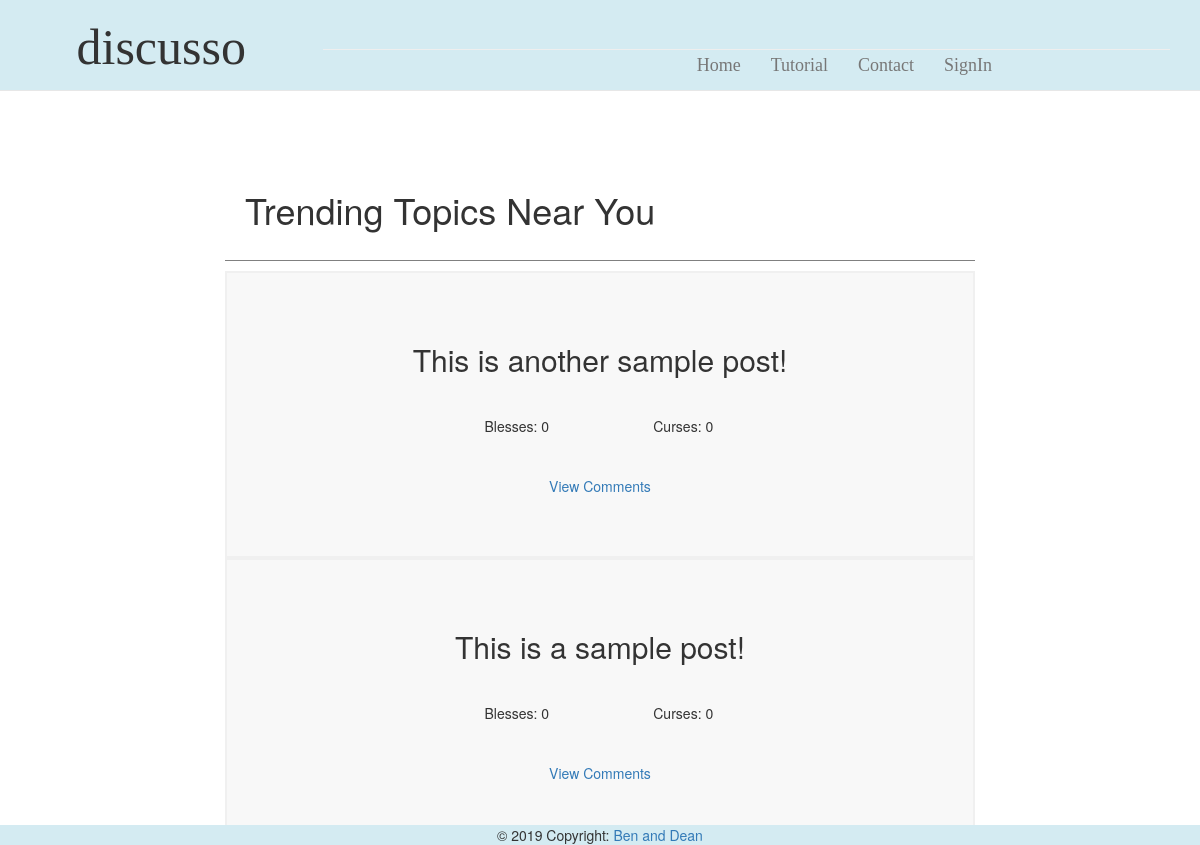
Page /homepage on the earlier database version.
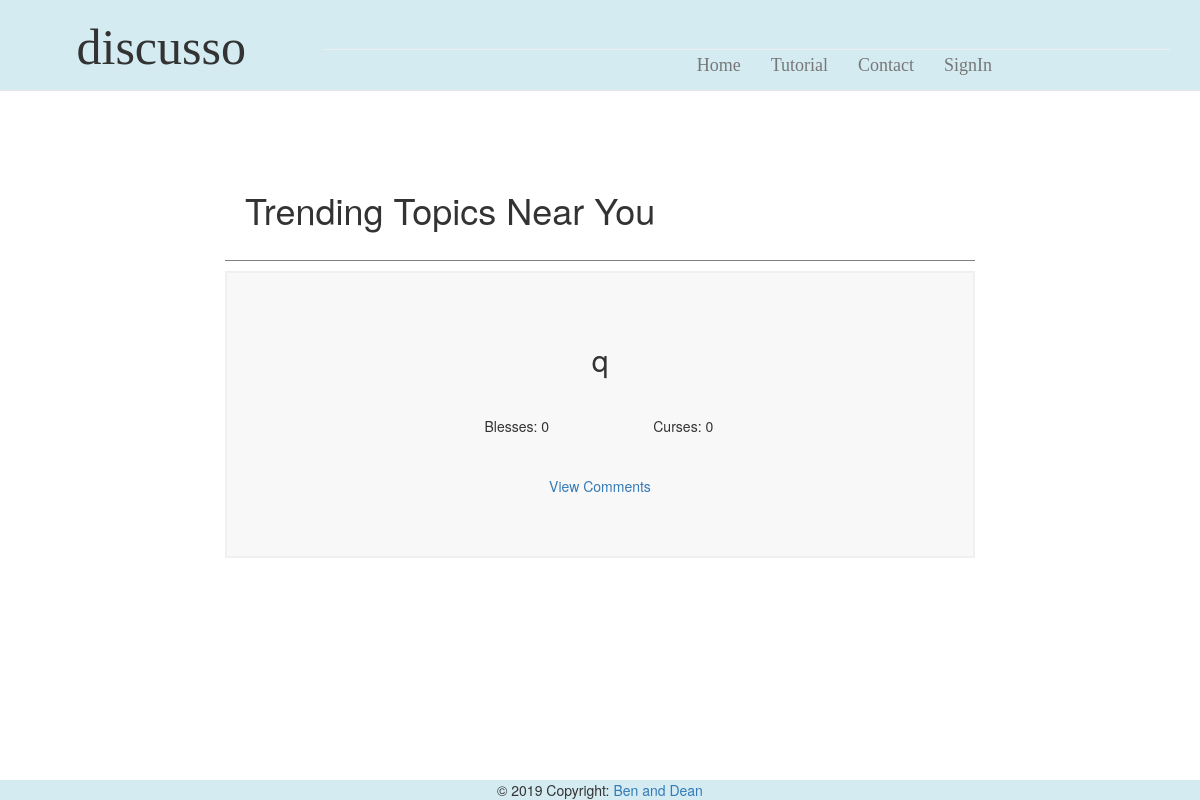
Same page on the later database version.
### app/models.py (models this page shows, shortened)
class Post(db.Model):
    id = db.Column(db.Integer, primary_key=True)
    title = db.Column(db.String(64))
    desc = db.Column(db.String(248))
    blesses = db.Column(db.Integer, default=0)
    curses = db.Column(db.Integer, default=0)
    timestamp = db.Column(db.DateTime, index=True, default=datetime.utcnow)
    user_id = db.Column(db.Integer, db.ForeignKey('user.id'))
    p_replies = db.relationship('Reply', backref='ogPost', lazy='dynamic')
    user_votes = db.relationship('Post_BC', backref='post', lazy='dynamic')

### app/routes.py (the view)
@app.route('/', methods=['GET', 'POST'])
@app.route('/homepage', methods=['GET', 'POST'])
def homepage():
    form = MakePostForm()
    if form.validate_on_submit():
        post = Post(title=form.title.data, desc=form.desc.data,
                    user_id=current_user.id)
        db.session.add(post)
        db.session.commit()
        return render_template('homepage.html', title='Home', posts=Post.query.all(), form=form)
    return render_template('homepage.html', title='Home', posts=Post.query.all(), form=form)

### app/templates/homepage.html (shortened to what this page needs)
{% extends "topbar.html" %}
{% block content %}
<div class="container-fluid">
	<div class="leftSide col-lg-2">
	</div>
	<div class="homePage col-lg-8">
		<div class="special">
			<h1> Trending Topics Near You</h1>
		</div>
		{%for post in posts|reverse %}
		<div class="sampleTopic">
			<div class="heading">
				<h2> {{ post.title }} </h2>
			</div>
			<div class="innerTopic container-fluid">
				<div class="col-lg-3"></div>
				<div class="col-lg-3">
					<p>Blesses: {{post.blesses}} </p>
				</div>
				<div class="col-lg-3">
					<p>Curses: {{post.curses}} </p>
				</div>
				<div class="col-lg-3"></div>
			</div>
			<div class="links container-fluid">
				<div class="viewComment col-lg-4"></div>
				<div class="viewComment col-lg-4">
					<p><a href="{{ url_for('topic',postid = '') }}{{post.id}}"> View Comments </a> </p>
				</div>
				<div class="viewComment col-lg-4"></div>
			</div>
		</div>
		{% endfor %}
	</div>
	<div class="rightSide col-lg-2">
	</div>
</div>
{% endblock %}

### app/templates/topbar.html (shortened to what this page needs)
<html>
<head>
    <link rel="stylesheet" href="https://maxcdn.bootstrapcdn.com/bootstrap/3.4.0/css/bootstrap.min.css">
    <link rel="stylesheet" type="text/css" href="{{ url_for('static',filename='stylesheet.css') }}">
</head>
<body>
    <nav class="hidden-xs hidden-sm navbar navbar-default navbar-fixed-top">
        <div class="top container-fluid">
            <div class="hidden-xs hidden-sm navTitle col-lg-3">
                <div class="nav-brand">
                    <h1>discusso</h1>
                </div>
            </div>
            <div class="hidden-xs hidden-sm topbarRight col-lg-9">
                <div class="page-header">
                    <ul class="nav navbar-nav navbar-right">
                        <li><a href="{{ url_for('homepage') }}">Home</a></li>
                        <li><a href="{{ url_for('tutorial') }}">Tutorial</a></li>
                        <li><a href="{{ url_for('contact') }}">Contact</a></li>
                        {% if current_user.is_anonymous %}
                        <li><a href="{{ url_for('signin') }}">SignIn</a></li>
                        {% else %}
                        <li><a href="{{ url_for('profile',userid = '') }}{{current_user.id}}">Profile</a></li>
                        <li><a href="{{ url_for('logout') }}">Sign Out</a></li>
                        {% endif %}
                    </ul>
                </div>
            </div>
        </div>
    </nav>
    {% block content %}{% endblock %}
    <footer class="page-footer font-small blue pt-4">
        <div class="container-fluid text-center">
            <div class="footer-copyright text-center py-3">© 2019 Copyright:
                <a href="http://http://teaching.csse.uwa.edu.au/units/CITS3403/"> Ben and Dean</a>
            </div>
        </div>
    </footer>
</body>
</html>

### app/static/stylesheet.css (style rules this page uses)
@media (min-width: 900px) { body { padding-top: 150px; } }
.navbar-default { text-align: center; background-color: #d4ebf2; font-family: Cambria, Cochin, Georgia, Times, 'Times New Roman', serif; font-size: large; }
.nav { padding-right: 30%; }
.page-header { padding-left: 30%; }
.navTitle h1 { font-size: 50px; }
.page-footer { background-color: #d4ebf2; position: fixed; bottom: 0; width: 100%; height: -15px; }
.innerTopic { padding: 10px; }
.links { padding: 20px; }
.special { padding: 20px; border-bottom: 1px solid grey; margin-bottom: 10px; }
.heading { text-align: center; border-bottom: 1px; padding: 20px; }
.sampleTopic { padding: 30px; text-align: center; background-color: #F8F8F8; border: 2px solid #F0F0F0; }

Differences in the rows shown:
removed Post: title "This is another sample post!", blesses "0", curses "0"
changed Post: title "This is a sample post!" → "q"
